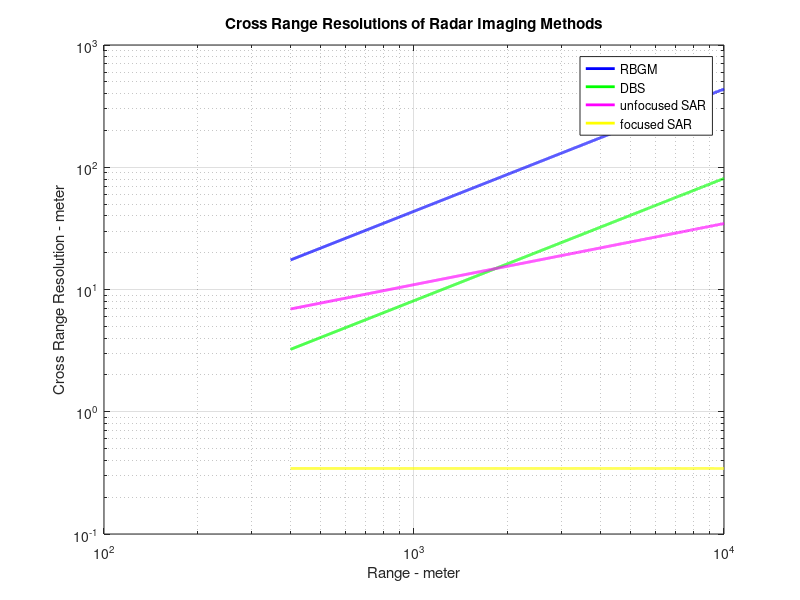

MATLAB code for this plot:
%% An analysis of Doppler beam sharpening technique used in fighter aircraft
%
% Please cite the paper below
% 
% [1] E. Onat and Y. Özkazanç, "An analysis of Doppler beam sharpening technique used in fighter aircraft," 2018 26th Signal Processing and Communications Applications Conference (SIU), Izmir, Turkey, 2018, pp. 1-4, doi: 10.1109/SIU.2018.8404521.
% 
% Contact
% Dr. Emrah Onat - TOBB University of Economics and Technology, Ankara, Turkey (eonat87@yahoo.com)
% Dr. Yakup Ozkazanc - Hacettepe University, Ankara, Turkey
%
% Matlab code for Figure 

clear all
close all
clc

c = 3e8;       % speed of light  (m/s)
f = 10e9;      % frequency in (Hz)
v = 83.3333;   % aircraft velocity (m/s) 83.33 m/s = 300km/h
SR = 60;       % Scan Rate in degrees per sec (deg/s)
h = 866.0254;  % aircraft height (m)
D = 0.687;     % aperture diameter (m)

eta_d = 60;                % depression angle in degree
eta_r = eta_d/180*pi;      % depression angle in radian 
R = h/sin(eta_r);          % Range (m)
lambda = c/f;              % Wavelength (m)
T = 1/45;
theta_deg = 2.5;           % beamwidth - azimuth in degree
theta_r = theta_deg/180*pi;
D = lambda / theta_r;

%% RBGM cross-range resolution

d_CR_RBGM = theta_r * R;                  % x-range resolution of RBGM (m)

%% DBS cross-range resolution

v_low = v * 0.8;   % aircraft velocity 240 km/h

squint_angle = -90:1:90;
d_CR_DBS = abs(lambda * R./(2*v_low*T*sind(squint_angle)));   % x-range resolution of DBS (m)
BSR = d_CR_RBGM ./ d_CR_DBS;              % Beam Sharpening Ratio

d_CR_DBS(91) = d_CR_DBS(92);              % Get rid of Inf
d_CR_DBS_avg1 = mean2(d_CR_DBS);          % Average DBS x-range resolution

d_CR_DBS(d_CR_DBS>d_CR_RBGM) = d_CR_RBGM; % if DBS Gap is RBGM Resolution
d_CR_DBS_avg2 = mean2(d_CR_DBS);          % Average DBS x-range resolution

%% uSAR cross-range resolution

d_CR_uSAR = 2*sqrt(lambda * R);           % x-range resolution of uSAR (m)


%% Figure 13 of An analysis of Doppler beam sharpening technique used in fighter aircraft

R = 400:1:10000;      % Range
squint_angle = 90;    % Constant Squint angle

d_CR_RBGM_R = R.*theta_r;           % RBGM X-Range Resolutions vs. Range
d_CR_DBS_R = abs(lambda * R./(2*v*T*sind(squint_angle))); % DBS X-Range Resolutions vs. Range
d_CR_uSAR_R = sqrt(R.*lambda)/0.5;  % Unfocused SAR X-Range Resolutions vs. Range
d_CR_SAR_R = (D/2)*ones(size(R));   % Focused SAR X-Range Resolutions vs. Range

figure;
loglog(R,d_CR_RBGM_R,'b',"LineWidth",2);
hold on;
loglog(R,d_CR_DBS_R,'g',"LineWidth",2)
hold on;
loglog(R,d_CR_uSAR_R,'m',"LineWidth",2)
hold on;
loglog(R,d_CR_SAR_R,'y',"LineWidth",2)

legend('RBGM','DBS','unfocused SAR','focused SAR');
title('Cross Range Resolutions of Radar Imaging Methods');
ylabel('Cross Range Resolution - meter')
xlabel('Range - meter')
grid on